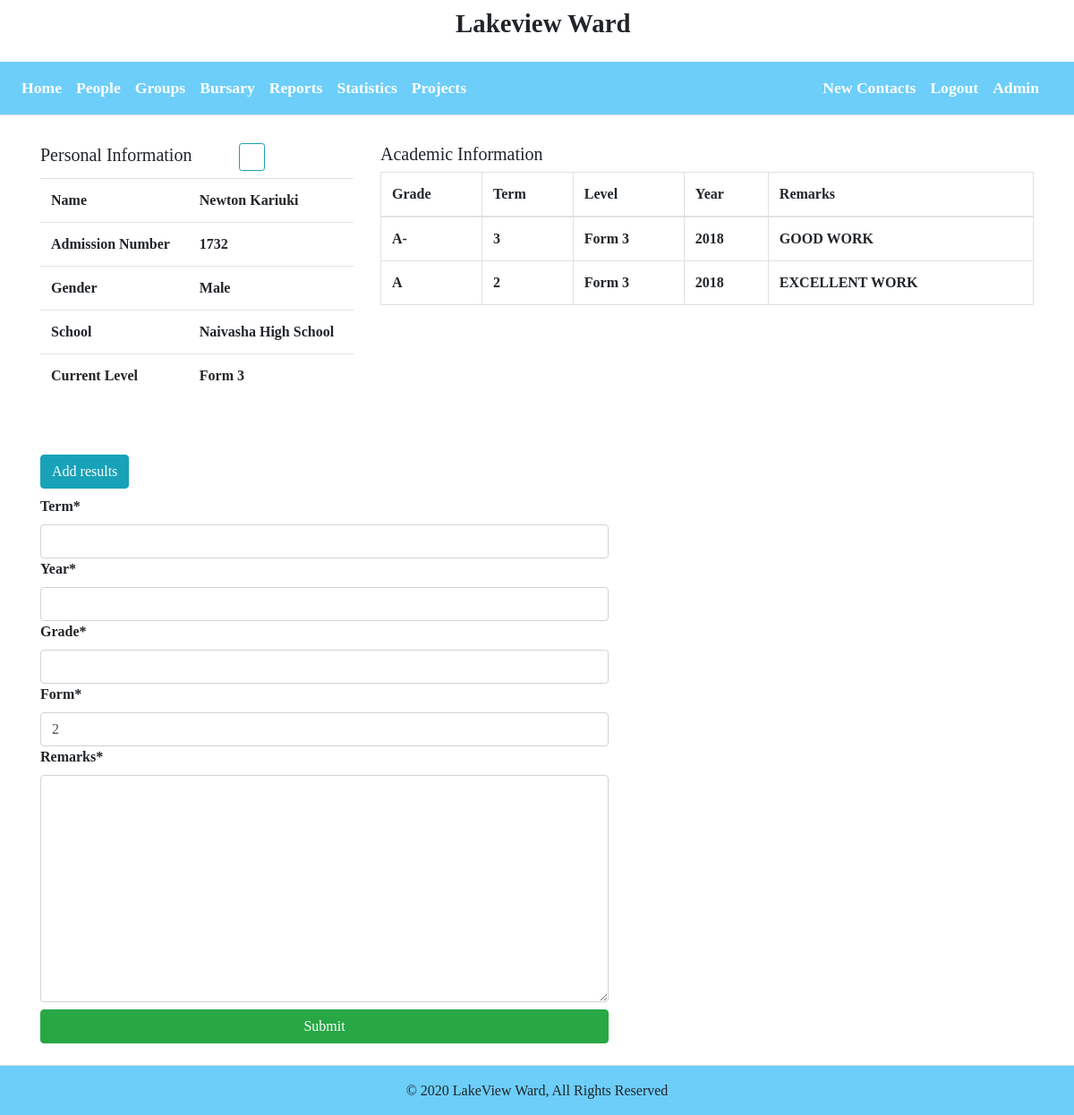
Before: /student/detail/1/ (signed in) with the older database file.
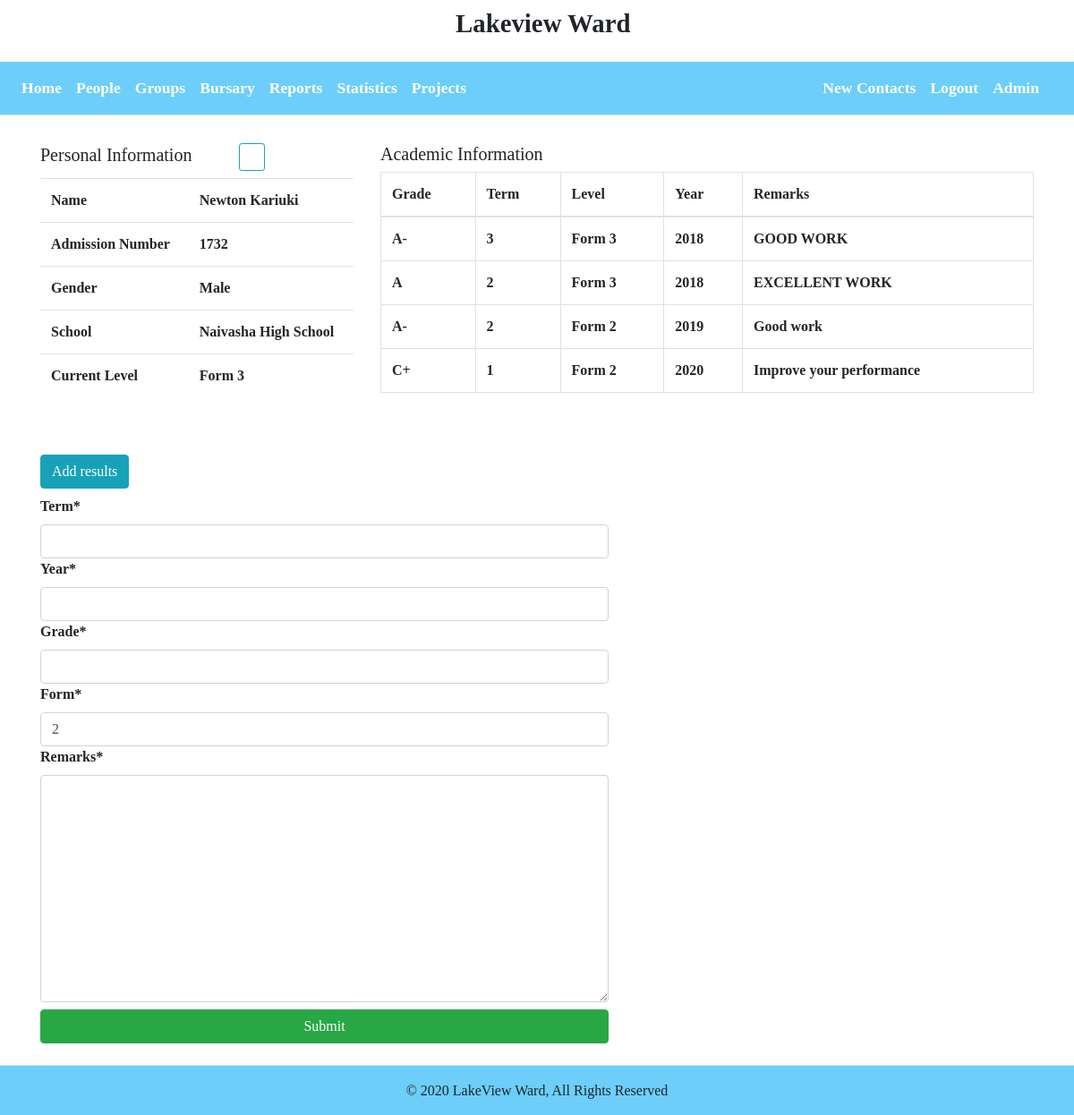
After: the same page with the newer database file.
### citizens/models.py (models this page shows, shortened)
class Student(models.Model):
    person = models.OneToOneField("Person", on_delete=models.CASCADE)
    admission_number = models.IntegerField()
    school = models.CharField(max_length=150)
    form = models.CharField(max_length=50)
    is_sponsored = models.BooleanField("Sponsored Students", default=False)
    class Meta:
        verbose_name = "Student"
        verbose_name_plural = "Students"

class Person(models.Model):
    GENDER = (
        ('M', 'Male'),
        ('F', 'Female')
    )
    person_id = models.UUIDField(primary_key=True, default=uuid.uuid4, editable=False)
    surname = models.CharField(max_length=50, default="")
    first_name = models.CharField(max_length=50)
    last_name = models.CharField(max_length=50)
    gender = models.CharField(choices=GENDER, max_length=10)
    dob = models.DateField("Date of Birth", auto_now=False, auto_now_add=False)
    class Meta:
        verbose_name = "Person"
        verbose_name_plural = "Persons"
    def get_person(self):
        return self.first_name+' '+self.last_name

class Results(models.Model):
    student = models.ForeignKey("Student",on_delete=models.CASCADE)
    term = models.IntegerField()
    year = models.IntegerField()
    grade = models.CharField(max_length=2)
    form = models.IntegerField(default=2)
    remarks = models.TextField()
    class Meta:
        verbose_name = "Result"
        verbose_name_plural = "Results"

### citizens/views.py (the view)
# urls.py: path('student/detail/<int:pk>/',StudentDetailView.as_view(),name="student-detail"),
class StudentDetailView(LoginRequiredMixin,DetailView):
    model = Student
    template_name = "students/studentdetail.html"
    context_object_name = "student"
    def get_context_data(self,*args,**kwargs):
        context = super().get_context_data(**kwargs)
        context['form'] = ResultsForm()
        context['results'] = Results.objects.filter(student = self.kwargs['pk'])
        return context

### citizens/forms.py
class ResultsForm(forms.ModelForm):
    class Meta:
        model = Results
        exclude = ['student']

### citizens/templates/students/studentdetail.html (shortened to what this page needs)
{% extends 'base.html' %}
{% load crispy_forms_tags %}
{% block content %}
<div class="container my-5 mx-auto">
  <div class="row">
      <div class="col-md-4">
            <h5>Personal Information <a href="" class="btn btn-outline-info btn-sm ml-5"> <i class="fa fa-pen"></i></a></h5>
            <table class="table">
                <tr>
                    <td>Name</td>
                    <td>{{ student.person.get_person }}</td>
                </tr>
                <tr>
                    <td>Admission Number</td>
                    <td>{{ student.admission_number }}</td>
                </tr>
                <tr>
                    <td>Gender</td>
                    <td>{{ student.person.get_gender_display }}</td>
                </tr>
                <tr>
                    <td>School</td>
                    <td>{{ student.school }}</td>
                </tr>
                <tr>
                    <td>Current Level</td>
                    <td>Form {{ student.form }}</td>
                </tr>
            </table>
      </div>
      <div class="col-md-8">
          <h5>Academic Information</h5>
            <table class="table table-bordered">
                <thead>
                    <th>Grade</th>
                    <th>Term</th>
                    <th>Level</th>
                    <th>Year</th>
                    <th>Remarks</th>
                </thead>
                <tbody class="table-body">
                    {% for result in results %}
                    <tr>
                        <td>{{ result.grade }}</td>
                        <td>{{ result.term }}</td>
                        <td>Form {{ result.form }}</td>
                        <td>{{ result.year }}</td>
                        <td>{{ result.remarks }}</td>
                    </tr>
                    {% endfor %}
                </tbody>
            </table>
      </div>
  </div>
</div>
<div class="container mb-3">
    <div class="row">
        <div class="col-md-7">
            {% if user.is_admin %}
                <h4 class=" text-center btn btn-info" id="result">Add results</h4>
                <form method="POST" class="form-horizontal addresult">
                    {{form|crispy}}
                    <input type="submit" class="btn btn-success w-100 my-2">
                </form>
            {% endif %}
        </div>
    </div>
</div>
{% endblock %}

### citizens/templates/base.html (shortened to what this page needs)
{% load static %}
<!DOCTYPE html>
<html lang="en">
<head>
    <link rel="stylesheet" href="{% static 'vendor/bootstrap/css/bootstrap.css' %}">
    <link rel="stylesheet" href="{% static 'vendor/fontawesome-free/css/all.css' %}">
    <link rel="stylesheet" href="{% static 'master.css' %}">
</head>
<body>
    <div class="navigation fixed-top ">
        <div class="text-center ml-0 bg-white ">
            <p href="{% url 'list-view'%}" class="navbar-brand ">
                <i class="fa fa-globe fa-1x"></i>
                Lakeview Ward
            </p>
        </div>
        <div class="navbar navbar-expand-lg text-white bg-green border-bottom" id="navbar">
            <div class="collapse navbar-collapse" id="navbarSupportedContent">
                <ul class="nav navbar-nav col-md-8" id="navbar">
                    <li class="nav-item">
                        <a class="nav-link active" href="{% url 'citizen-home'%}">Home</a>
                    </li>
                    {% if user.is_authenticated %}
                    <li class="nav-item">
                        <a class="nav-link " href="{% url 'list-view'%}">People</a>
                    </li>
                    <li class="nav-item">
                        <a class="nav-link" href="{% url 'group-list'%}">Groups</a>
                    </li>
                    <li class="nav-item">
                        <a class="nav-link" href="{% url 'bursary-list' %}">Bursary</a>
                    </li>
                    <li class="nav-item">
                        <a class="nav-link" href="{% url 'reports' %}">Reports</a>
                    </li>
                    <li class="nav-item">
                        <a class="nav-link" href="{% url 'stats' %}"> Statistics</a>
                    </li>
                    {% endif %}
                    <li class="nav-item">
                        <a class="nav-link" href="{% url 'project-list'%}">Projects</a>
                    </li>
                </ul>
                <ul class="nav navbar-nav justify-content-end col-md-4">
                    {% if user.is_authenticated %}
                        <li class="nav-item">
                            <a class="nav-link" href="{% url 'downup' %}"> <i class="fa fa-download"></i> New Contacts</a>
                        </li>
                        <li class="nav-item">
                            <a class="nav-link" href="{% url 'logout'%}"> Logout</a>
                        </li>
                    {% else %}
                        <li class="nav-item">
                            <a class="nav-link" href="{% url 'login'%}"> Login</a>
                        </li>
                    {% endif %}
                    <li class="nav-item">
                        <a class="nav-link" href="/admin/"> Admin</a>
                    </li>
                </ul>
            </div>
        </div>
    </div>
    <div class="body">
        {% block content %}
        {% endblock %}
    </div>
    <footer class="text-black border-top bg-green text-center navbar-expand-lg" id="footer">
        <div class="my-2">
            <p class="h6">&copy 2020 LakeView Ward, All Rights Reserved</p>
        </div>
    </footer>
</body>
</html>

### citizens/static/master.css (style rules this page uses)
html, body { margin:0%; padding:0%; font-style: normal; font-family:'Times New Roman', Times, serif; font-size: medium; font-weight: 900; }
.navbar { font-size: 1.0em; font-weight: 1200; }
.navbar li > a { color: #fff; font-size: 1.1em; }
.body { margin-top: 10rem; }
.navbar-brand { font-size:1.8em; color: }
.navigation { font-weight: bolder; }
.bg-green { background-color: #6DCEF9; }
footer { margin: 0%; padding:10px; height:auto; }

Changed rows visible on the page:
added Results: grade "A-", term "2", form "2", year "2019", remarks "Good work"
added Results: grade "C+", term "1", form "2", year "2020", remarks "Improve your performance"
